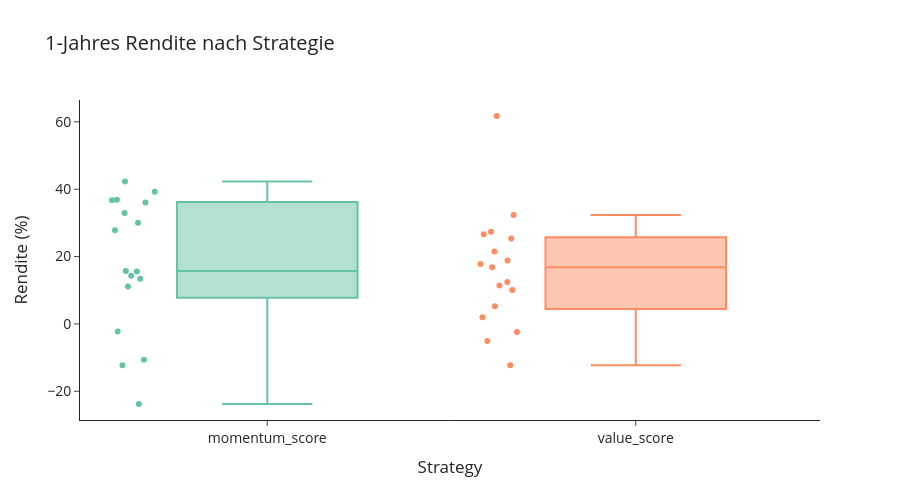
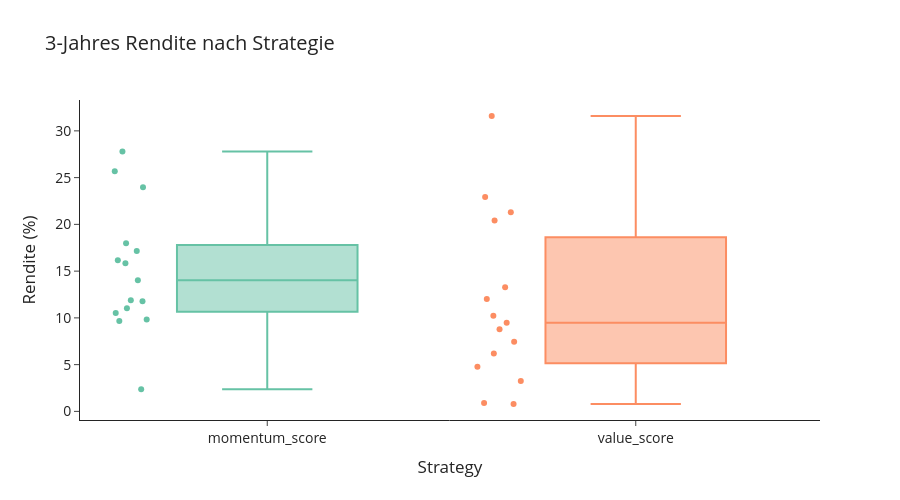
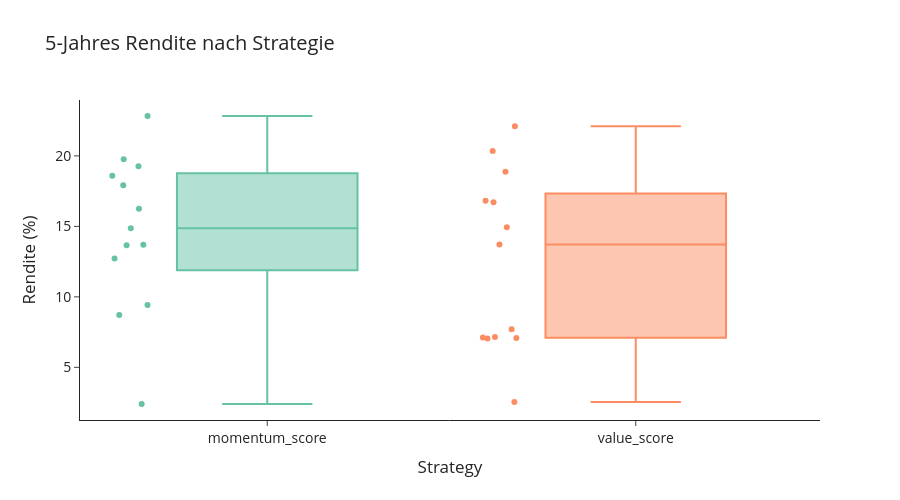

Notebook cell for these charts, in order:
### Code cell
df["horizon"] = df["sellyear"] - df["buyyear"]

df = df[df["horizon"].isin([1,3,5])]

horizons = [1,3,5]

print(df.pivot_table(
    index="sellyear",
    columns=["strategy", "horizon"],
    values="rendite"
    ).describe().T)

for h in horizons:
    df_filtered = df[df["horizon"] == h]
    
    fig = px.box(
        df_filtered,
        x="strategy",
        y="rendite",
        title=f"{h}-Jahres Rendite nach Strategie ",
        color="strategy",  # sorgt für unterschiedliche Farben
        color_discrete_sequence=px.colors.qualitative.Set2,
        points="all" 
    )
    fig.update_yaxes(title="Rendite (%)")
    fig.update_xaxes(title="Strategy")



    fig.update_layout(
        width=900,
        height=500,
        title_font_size=20,
        font=dict(size=14),
        template="simple_white",
        showlegend=False
    )
   
    fig.show()
    output_dir = Path(save_path) / sector_name.lower().replace(" ", "_")
    output_dir.mkdir(parents=True, exist_ok=True)

    file_path = output_dir / f"{h}_year_distribution.png"
    fig.write_image(file_path)

### Figure 1 — Plotly figure (JSON) as saved in the notebook; plotly's stock layout.template omitted (floating-point values rounded to 4 significant figures)
{"data": [{"alignmentgroup": "True", "boxpoints": "all", "hovertemplate": "strategy=%{x}<br>rendite=%{y}<extra></extra>", "legendgroup": "momentum_score", "marker": {"color": "rgb(102,194,165)"}, "name": "momentum_score", "notched": false, "offsetgroup": "momentum_score", "orientation": "v", "showlegend": true, "type": "box", "x": ["momentum_score", "momentum_score", "momentum_score", "momentum_score", "momentum_score", "momentum_score", "momentum_score", "momentum_score", "momentum_score", "momentum_score", "momentum_score", "momentum_score", "momentum_score", "momentum_score", "momentum_score", "momentum_score", "momentum_score"], "x0": " ", "xaxis": "x", "y": [11.07, 36.87, -10.62, 15.73, 42.31, 27.81, -2.26, 13.44, 36.72, -12.31, 36.07, 14.33, 39.21, -23.78, 15.58, 30.01, 32.95], "y0": " ", "yaxis": "y"}, {"alignmentgroup": "True", "boxpoints": "all", "hovertemplate": "strategy=%{x}<br>rendite=%{y}<extra></extra>", "legendgroup": "value_score", "marker": {"color": "rgb(252,141,98)"}, "name": "value_score", "notched": false, "offsetgroup": "value_score", "orientation": "v", "showlegend": true, "type": "box", "x": ["value_score", "value_score", "value_score", "value_score", "value_score", "value_score", "value_score", "value_score", "value_score", "value_score", "value_score", "value_score", "value_score", "value_score", "value_score", "value_score", "value_score"], "x0": " ", "xaxis": "x", "y": [27.37, 18.85, -2.41, 5.21, 61.73, 25.39, -5.1, 12.43, 10.1, -12.29, 32.32, 2.01, 21.48, 11.43, 17.8, 26.63, 16.81], "y0": " ", "yaxis": "y"}], "layout": {"boxmode": "overlay", "font": {"size": 14}, "height": 500, "legend": {"title": {"text": "strategy"}, "tracegroupgap": 0}, "showlegend": false, "title": {"font": {"size": 20}, "text": "1-Jahres Rendite nach Strategie "}, "width": 900, "xaxis": {"anchor": "y", "categoryarray": ["momentum_score", "value_score"], "categoryorder": "array", "domain": [0, 1], "title": {"text": "Strategy"}}, "yaxis": {"anchor": "x", "domain": [0, 1], "title": {"text": "Rendite (%)"}}}}

### Figure 2 — Plotly figure (JSON) as saved in the notebook; plotly's stock layout.template omitted (floating-point values rounded to 4 significant figures)
{"data": [{"alignmentgroup": "True", "boxpoints": "all", "hovertemplate": "strategy=%{x}<br>rendite=%{y}<extra></extra>", "legendgroup": "momentum_score", "marker": {"color": "rgb(102,194,165)"}, "name": "momentum_score", "notched": false, "offsetgroup": "momentum_score", "orientation": "v", "showlegend": true, "type": "box", "x": ["momentum_score", "momentum_score", "momentum_score", "momentum_score", "momentum_score", "momentum_score", "momentum_score", "momentum_score", "momentum_score", "momentum_score", "momentum_score", "momentum_score", "momentum_score", "momentum_score", "momentum_score"], "x0": " ", "xaxis": "x", "y": [17.99, 11.78, 11.03, 25.67, 14.02, 11.89, 15.85, 9.82, 16.17, 9.66, 23.98, 10.53, 17.16, 2.37, 27.79], "y0": " ", "yaxis": "y"}, {"alignmentgroup": "True", "boxpoints": "all", "hovertemplate": "strategy=%{x}<br>rendite=%{y}<extra></extra>", "legendgroup": "value_score", "marker": {"color": "rgb(252,141,98)"}, "name": "value_score", "notched": false, "offsetgroup": "value_score", "orientation": "v", "showlegend": true, "type": "box", "x": ["value_score", "value_score", "value_score", "value_score", "value_score", "value_score", "value_score", "value_score", "value_score", "value_score", "value_score", "value_score", "value_score", "value_score", "value_score"], "x0": " ", "xaxis": "x", "y": [12.03, 6.2, 20.41, 31.59, 22.93, 13.28, 7.44, 3.25, 4.78, 0.89, 21.3, 0.79, 8.78, 9.49, 10.23], "y0": " ", "yaxis": "y"}], "layout": {"boxmode": "overlay", "font": {"size": 14}, "height": 500, "legend": {"title": {"text": "strategy"}, "tracegroupgap": 0}, "showlegend": false, "title": {"font": {"size": 20}, "text": "3-Jahres Rendite nach Strategie "}, "width": 900, "xaxis": {"anchor": "y", "categoryarray": ["momentum_score", "value_score"], "categoryorder": "array", "domain": [0, 1], "title": {"text": "Strategy"}}, "yaxis": {"anchor": "x", "domain": [0, 1], "title": {"text": "Rendite (%)"}}}}

### Figure 3 — Plotly figure (JSON) as saved in the notebook; plotly's stock layout.template omitted (floating-point values rounded to 4 significant figures)
{"data": [{"alignmentgroup": "True", "boxpoints": "all", "hovertemplate": "strategy=%{x}<br>rendite=%{y}<extra></extra>", "legendgroup": "momentum_score", "marker": {"color": "rgb(102,194,165)"}, "name": "momentum_score", "notched": false, "offsetgroup": "momentum_score", "orientation": "v", "showlegend": true, "type": "box", "x": ["momentum_score", "momentum_score", "momentum_score", "momentum_score", "momentum_score", "momentum_score", "momentum_score", "momentum_score", "momentum_score", "momentum_score", "momentum_score", "momentum_score", "momentum_score"], "x0": " ", "xaxis": "x", "y": [18.59, 14.86, 2.4, 19.77, 16.25, 8.72, 12.72, 13.69, 22.83, 9.42, 19.27, 17.92, 13.67], "y0": " ", "yaxis": "y"}, {"alignmentgroup": "True", "boxpoints": "all", "hovertemplate": "strategy=%{x}<br>rendite=%{y}<extra></extra>", "legendgroup": "value_score", "marker": {"color": "rgb(252,141,98)"}, "name": "value_score", "notched": false, "offsetgroup": "value_score", "orientation": "v", "showlegend": true, "type": "box", "x": ["value_score", "value_score", "value_score", "value_score", "value_score", "value_score", "value_score", "value_score", "value_score", "value_score", "value_score", "value_score", "value_score"], "x0": " ", "xaxis": "x", "y": [18.88, 16.72, 13.72, 22.11, 20.34, 7.11, 7.09, 7.04, 7.16, 2.55, 16.81, 7.71, 14.94], "y0": " ", "yaxis": "y"}], "layout": {"boxmode": "overlay", "font": {"size": 14}, "height": 500, "legend": {"title": {"text": "strategy"}, "tracegroupgap": 0}, "showlegend": false, "title": {"font": {"size": 20}, "text": "5-Jahres Rendite nach Strategie "}, "width": 900, "xaxis": {"anchor": "y", "categoryarray": ["momentum_score", "value_score"], "categoryorder": "array", "domain": [0, 1], "title": {"text": "Strategy"}}, "yaxis": {"anchor": "x", "domain": [0, 1], "title": {"text": "Rendite (%)"}}}}
